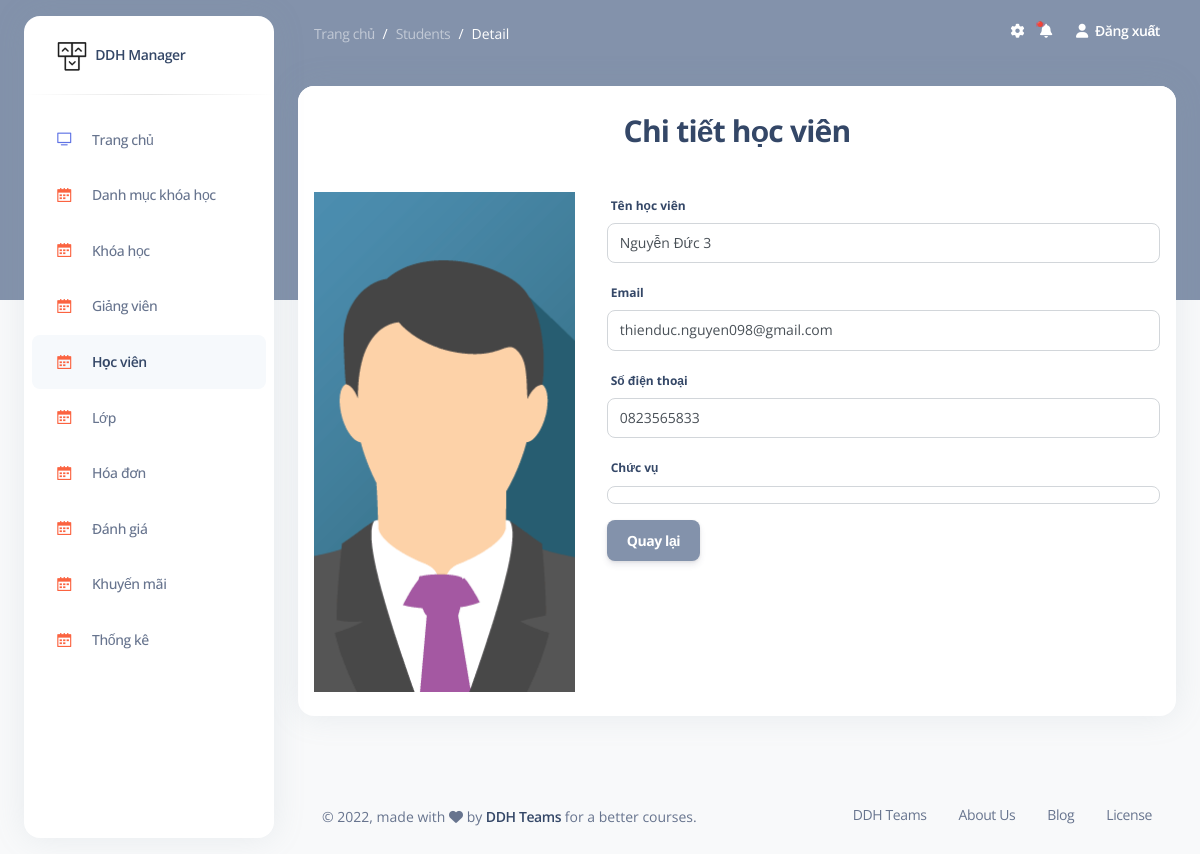
The app's page /admin/students/detail/3 (signed in) with its own data.
### tables this page shows
CREATE TABLE `students` (
                            `id` int NOT NULL,
                            `name_student` varchar(255) DEFAULT NULL,
                            `username_student` varchar(255) DEFAULT NULL,
                            `email_student` varchar(255) DEFAULT NULL,
                            `phone_student` varchar(255) DEFAULT NULL,
                            `password_student` varchar(255) DEFAULT NULL,
                            `image_student` varchar(255) DEFAULT NULL,
                            `role` tinyint DEFAULT '1',
                            `created_at` timestamp NULL DEFAULT NULL,
                            `updated_at` timestamp NULL DEFAULT NULL,
                            `status_student` tinyint DEFAULT '0'
);

### models/admin/students.php (called while the page is built, shortened)
<?php
    function student_detail($id){
            $sql = "SELECT *  FROM students WHERE id = ?";
            return query_one($sql,$id);
        }
?>

### models/process_db.php (called while the page is built, shortened)
<?php
    function connect(){
        $conn = null;
        try {
            $conn = new PDO("mysql:host=".DB_HOST.";dbname=".DB_NAME."", DB_USER, DB_PASS);
            $conn->setAttribute(PDO::ATTR_ERRMODE, PDO::ERRMODE_EXCEPTION);
        }catch(PDOException $e){
            echo "Connection failed: " . $e->getMessage();
        }
        return $conn;
    }
    function query_one($sql){
        $sql_args = array_slice(func_get_args(), 1);
        try {
            $stmt = connect()->prepare($sql);
            $stmt->execute($sql_args);
            $row = $stmt->fetch(PDO::FETCH_ASSOC);
            return $row;
        } catch (PDOException $e) {
            throw $e;
        }
    }
?>

### views/admin/students/detail.php (the view, shortened to what this page needs)
<section class="container-fluid py-4">
    <div class="row">
        <div class="col-12">
            <div class="card mb-4">
                <div class="card-header pb-3">
                    <div class="text-center">
                        <h3>Chi tiết học viên</h3>
                    </div>
                </div>
                <div class="card-body px-0 pt-0 pb-2 d-flex justify-content-around flex-wrap">
                    <div class="col-4">
                        <div class="preview_img p-3">
                            <a class="my-image-links" data-gall="gallery01" href="<?= $dir_img.$student_detail['image_student'] ?>"><img id="image_course_preview" src="<?= $dir_img.$student_detail['image_student'] ?>" alt="your image" /></a>
                        </div>
                    </div>
                    <div class="p-3 col-8">
                        <div class="form-group mb-3">
                            <label for="name_student" class="form-label">Tên học viên</label>
                            <div class="form-control">
                                <?= $student_detail['name_student']?>
                            </div>
                        </div>
                        <div class="form-group mb-3">
                            <label for="email_student" class="form-label">Email</label>
                            <div class="form-control">
                                <?= $student_detail['email_student'] ?>
                            </div>
                        </div>
                        <div class="form-group mb-3">
                            <label for="phone_student" class="form-label">Số điện thoại</label>
                            <div class="form-control">
                                <?= $student_detail['phone_student'] ?>
                            </div>
                        </div>
                        <div class="form-group mb-3">
                            <label for="role" class="form-label">Chức vụ</label>
                            <div class="form-control">
                            </div>
                        </div>
                        <div class="mt-3">
                            <a href="<?= STUDENTS ?>" class="btn btn-secondary">Quay lại</a>
                        </div>
                    </div>
                </div>
            </div>
        </div>
    </div>
</section>

### assets/admin/css/items/styles.css (style rules this page uses)
.preview_img { width: 100%; height: 100%; }
.preview_img img { width: 100%; height: 500px; object-fit: cover; object-position: center; }

### admin.php (style rules this page uses)
.btn { margin-bottom: 0 !important; }

### views/admin/students/detail.php (style rules this page uses)
:root { --star-size: 15px; --star-color: #fff; --star-background: #fc0; }

### records on screen
students: image_student (placeholder picture), name_student "Nguyễn Đức 3", email_student "thienduc.nguyen098@gmail.com", phone_student "0823565833"

### other values on screen
$_GET['module'] "Students"
$_GET['act'] "Detail"
